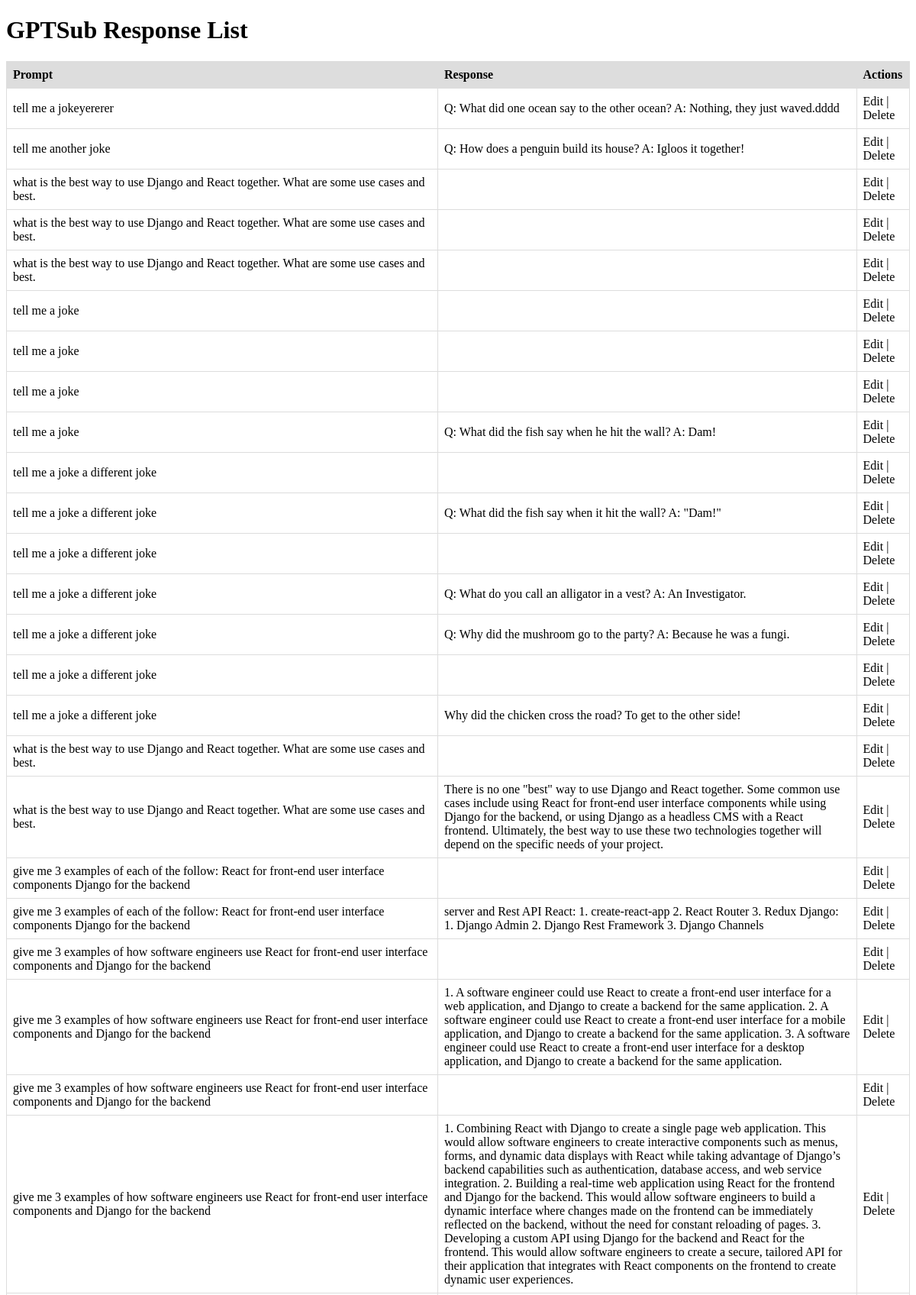
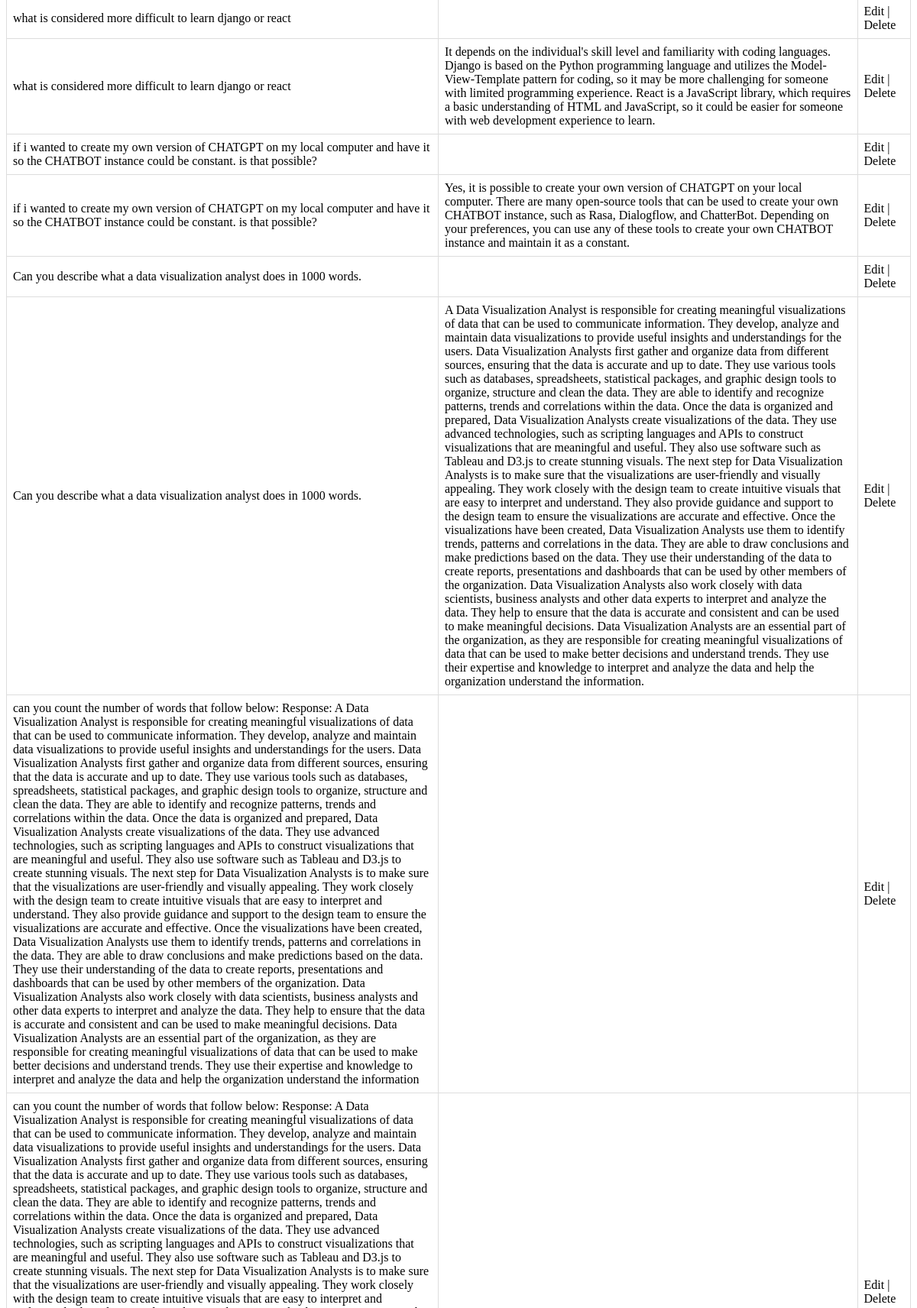
/chatgpt/gpt_sub_responses/ (upper part), run on the app's committed database (2 pictures, top to bottom).
### chatgpt/models.py (models this page shows)
class GPTSub(models.Model):
    prompt = models.TextField()
    temperature = models.DecimalField(max_digits=2, decimal_places=1, default=1.0)
    top_p = models.DecimalField(max_digits=3, decimal_places=2, default=0.9)
    model = models.CharField(max_length=255)
    num_tokens = models.IntegerField()
    response_name = models.CharField(max_length=255)
    response = models.TextField()
    def __str__(self):
        return self.prompt

### chatgpt/views.py (the view)
# urls.py: path('gpt_sub_responses/', views.list_gpt_sub_responses, name='gpt_sub_response_list'),
def list_gpt_sub_responses(request):
    gpt_sub_responses = GPTSub.objects.all()
    print(gpt_sub_responses)
    return render(request, 'gpt_sub_response_list.html', {'gpt_sub_responses': gpt_sub_responses})

### templates/gpt_sub_response_list.html (shortened to what this page needs)
<!DOCTYPE html>
<html>
  <head>
  </head>
  <body>
    <h1>GPTSub Response List</h1>
    <table>
      <tr>
        <th>Prompt</th>
        <th>Response</th>
        <th>Actions</th>
      </tr>
      {% for gpt_sub_response in gpt_sub_responses %}
      <tr>
        <td>{{ gpt_sub_response.prompt }}</td>
        <td>{{ gpt_sub_response.response }}</td>
        <td>
          <a href="{% url 'gpt_sub_response_edit' gpt_sub_response.pk %}"
            >Edit</a
          >
          |
          <a
            href="{% url 'gpt_sub_response_delete' gpt_sub_response.pk %}"
            onclick="return confirm('Are you sure you want to delete this response?');"
            >Delete</a
          >
        </td>
      </tr>
      {% endfor %}
    </table>
  </body>
</html>

### templates/gpt_sub_response_list.html (style rules this page uses)
table { width: 100%; border-collapse: collapse; }
th, td { border: 1px solid #ddd; padding: 8px; text-align: left; }
th { background-color: #ddd; }
a { text-decoration: none; color: black; }

### data on the page
GPTSub: prompt "tell me a jokeyererer", response "Q: What did one ocean say to the other ocean? A: Nothing, they just waved.dddd"
GPTSub: prompt "tell me another joke", response "Q: How does a penguin build its house? A: Igloos it together!"
GPTSub: prompt "what is the best way to use Django and React together. What are some use cases and best."
GPTSub: prompt "what is the best way to use Django and React together. What are some use cases and best."
GPTSub: prompt "what is the best way to use Django and React together. What are some use cases and best."
GPTSub: prompt "tell me a joke"
GPTSub: prompt "tell me a joke"
GPTSub: prompt "tell me a joke"
GPTSub: prompt "tell me a joke", response "Q: What did the fish say when he hit the wall? A: Dam!"
GPTSub: prompt "tell me a joke a different joke"
GPTSub: prompt "tell me a joke a different joke", response "Q: What did the fish say when it hit the wall? A: \"Dam!\""
GPTSub: prompt "tell me a joke a different joke"
GPTSub: prompt "tell me a joke a different joke", response "Q: What do you call an alligator in a vest? A: An Investigator."
GPTSub: prompt "tell me a joke a different joke", response "Q: Why did the mushroom go to the party? A: Because he was a fungi."
GPTSub: prompt "tell me a joke a different joke"
GPTSub: prompt "tell me a joke a different joke", response "Why did the chicken cross the road? To get to the other side!"
GPTSub: prompt "what is the best way to use Django and React together. What are some use cases and best."
GPTSub: prompt "what is the best way to use Django and React together. What are some use cases and best.", response "There is no one \"best\" way to use Django and React together. Some common use cases include using React for front-end user interface components while using Django for the backend, or using Django as a headless CMS with a React frontend. Ultimately, the best way to use these two technologies together will depend on the specific needs of your project."
GPTSub: prompt "give me 3 examples of each of the follow: React for front-end user interface components Django for the backend"
GPTSub: prompt "give me 3 examples of each of the follow: React for front-end user interface components Django for the backend", response "server and Rest API React: 1. create-react-app 2. React Router 3. Redux Django: 1. Django Admin 2. Django Rest Framework 3. Django Channels"
GPTSub: prompt "give me 3 examples of how software engineers use React for front-end user interface components and Django for the backend"
GPTSub: prompt "give me 3 examples of how software engineers use React for front-end user interface components and Django for the backend", response "1. A software engineer could use React to create a front-end user interface for a web application, and Django to create a backend for the same application. 2. A software engineer could use React to create a front-end user interface for a mobile application, and Django to create a backend for the same application. 3. A software engineer could use React to create a front-end user interface for a desktop application, and Django to create a backend for the same application."
GPTSub: prompt "give me 3 examples of how software engineers use React for front-end user interface components and Django for the backend"
GPTSub: prompt "give me 3 examples of how software engineers use React for front-end user interface components and Django for the backend", response "1. Combining React with Django to create a single page web application. This would allow software engineers to create interactive components such as menus, forms, and dynamic data displays with React while taking advantage of Django’s backend capabilities such as authentication, database access, and web service integration. 2. Building a real-time web application using React for the frontend and Django for the backend. This would allow software engineers to build a dynamic interface where changes made on the frontend can be immediately reflected on the backend, without the need for constant reloading of pages. 3. Developing a custom API using Django for the backend and React for the…"
GPTSub: prompt "what is considered more difficult to learn django or react"
GPTSub: prompt "what is considered more difficult to learn django or react", response "It depends on the individual's skill level and familiarity with coding languages. Django is based on the Python programming language and utilizes the Model-View-Template pattern for coding, so it may be more challenging for someone with limited programming experience. React is a JavaScript library, which requires a basic understanding of HTML and JavaScript, so it could be easier for someone with web development experience to learn."
GPTSub: prompt "if i wanted to create my own version of CHATGPT on my local computer and have it so the CHATBOT instance could be constant. is that possible?"
GPTSub: prompt "if i wanted to create my own version of CHATGPT on my local computer and have it so the CHATBOT instance could be constant. is that possible?", response "Yes, it is possible to create your own version of CHATGPT on your local computer. There are many open-source tools that can be used to create your own CHATBOT instance, such as Rasa, Dialogflow, and ChatterBot. Depending on your preferences, you can use any of these tools to create your own CHATBOT instance and maintain it as a constant."
GPTSub: prompt "Can you describe what a data visualization analyst does in 1000 words."
GPTSub: prompt "Can you describe what a data visualization analyst does in 1000 words.", response "A Data Visualization Analyst is responsible for creating meaningful visualizations of data that can be used to communicate information. They develop, analyze and maintain data visualizations to provide useful insights and understandings for the users. Data Visualization Analysts first gather and organize data from different sources, ensuring that the data is accurate and up to date. They use various tools such as databases, spreadsheets, statistical packages, and graphic design tools to organize, structure and clean the data. They are able to identify and recognize patterns, trends and correlations within the data. Once the data is organized and prepared, Data Visualization Analysts create…"
GPTSub: prompt "can you count the number of words that follow below: Response: A Data Visualization Analyst is responsible for creating meaningful visualizations of data that can be used to communicate information. They develop, analyze and maintain data visualizations to provide useful insights and understandings for the users. Data Visualization Analysts first gather and organize data from different sources, ensuring that the data is accurate and up to date. They use various tools such as databases, spreadsheets, statistical packages, and graphic design tools to organize, structure and clean the data. They are able to identify and recognize patterns, trends and correlations within the data. Once the data…"
